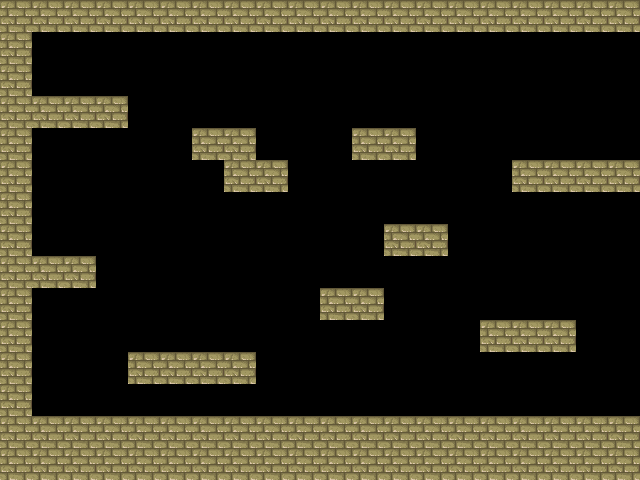

This is a level from a 2D game, rendered from its Tiled map with the project's own tilesets. A one-line summary and the complete map file follow:
An orthogonal 20x15 tile map with 32x32 px tiles, 1 tile layer (capa0).

<map version="1.0" tiledversion="1.1.2" orientation="orthogonal" renderorder="right-down" width="20" height="15" tilewidth="32" tileheight="32" infinite="0" nextobjectid="1">
 <tileset firstgid="1" source="tmw_desert.tsx" />
 <layer name="capa0" width="20" height="15">
  <data encoding="csv">
10,10,10,10,10,10,10,10,10,10,10,10,10,10,10,10,10,10,10,10,
10,0,0,0,0,0,0,0,0,0,0,0,0,0,0,0,0,0,0,0,
10,0,0,0,0,0,0,0,0,0,0,0,0,0,0,0,0,0,0,0,
10,10,10,10,0,0,0,0,0,0,0,0,0,0,0,0,0,0,0,0,
10,0,0,0,0,0,10,10,0,0,0,10,10,0,0,0,0,0,0,0,
10,0,0,0,0,0,0,10,10,0,0,0,0,0,0,0,10,10,10,10,
10,0,0,0,0,0,0,0,0,0,0,0,0,0,0,0,0,0,0,0,
10,0,0,0,0,0,0,0,0,0,0,0,10,10,0,0,0,0,0,0,
10,10,10,0,0,0,0,0,0,0,0,0,0,0,0,0,0,0,0,0,
10,0,0,0,0,0,0,0,0,0,10,10,0,0,0,0,0,0,0,0,
10,0,0,0,0,0,0,0,0,0,0,0,0,0,0,10,10,10,0,0,
10,0,0,0,10,10,10,10,0,0,0,0,0,0,0,0,0,0,0,0,
10,0,0,0,0,0,0,0,0,0,0,0,0,0,0,0,0,0,0,0,
10,10,10,10,10,10,10,10,10,10,10,10,10,10,10,10,10,10,10,10,
10,10,10,10,10,10,10,10,10,10,10,10,10,10,10,10,10,10,10,10
</data>
 </layer>
</map>
